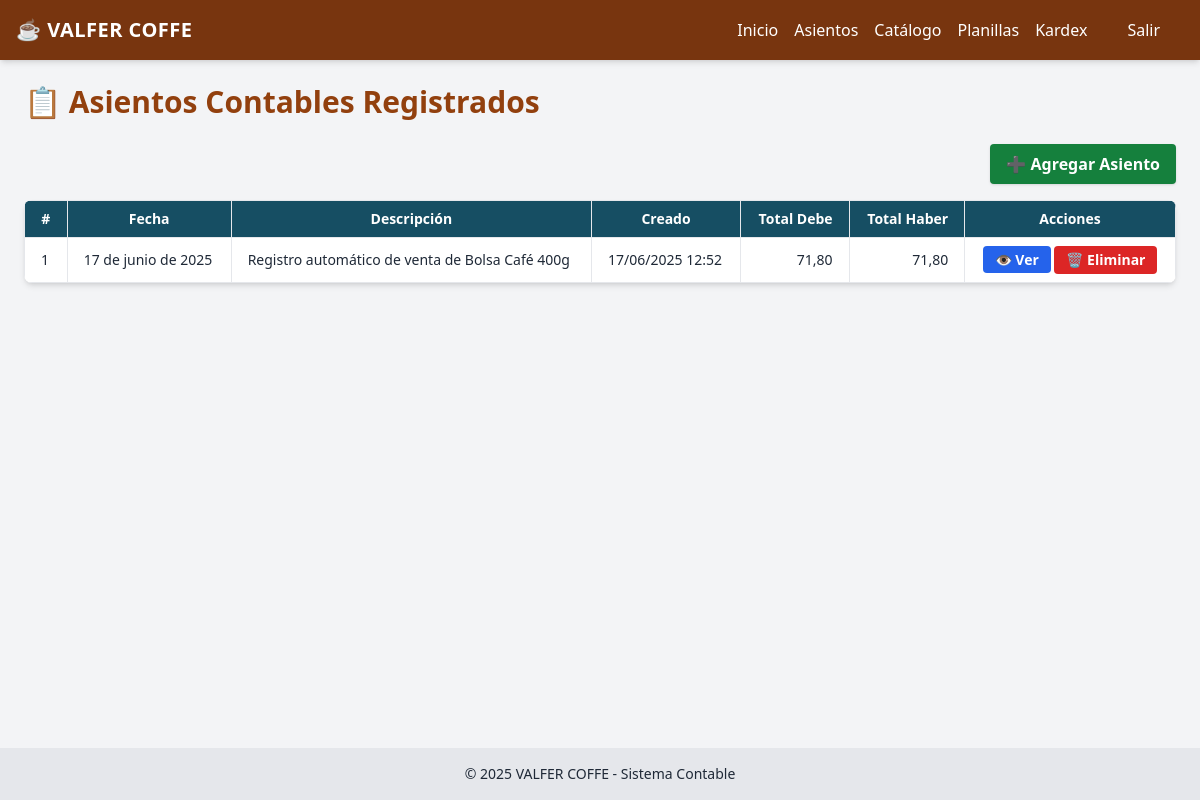
The page /asientos/ on the database as committed earlier.
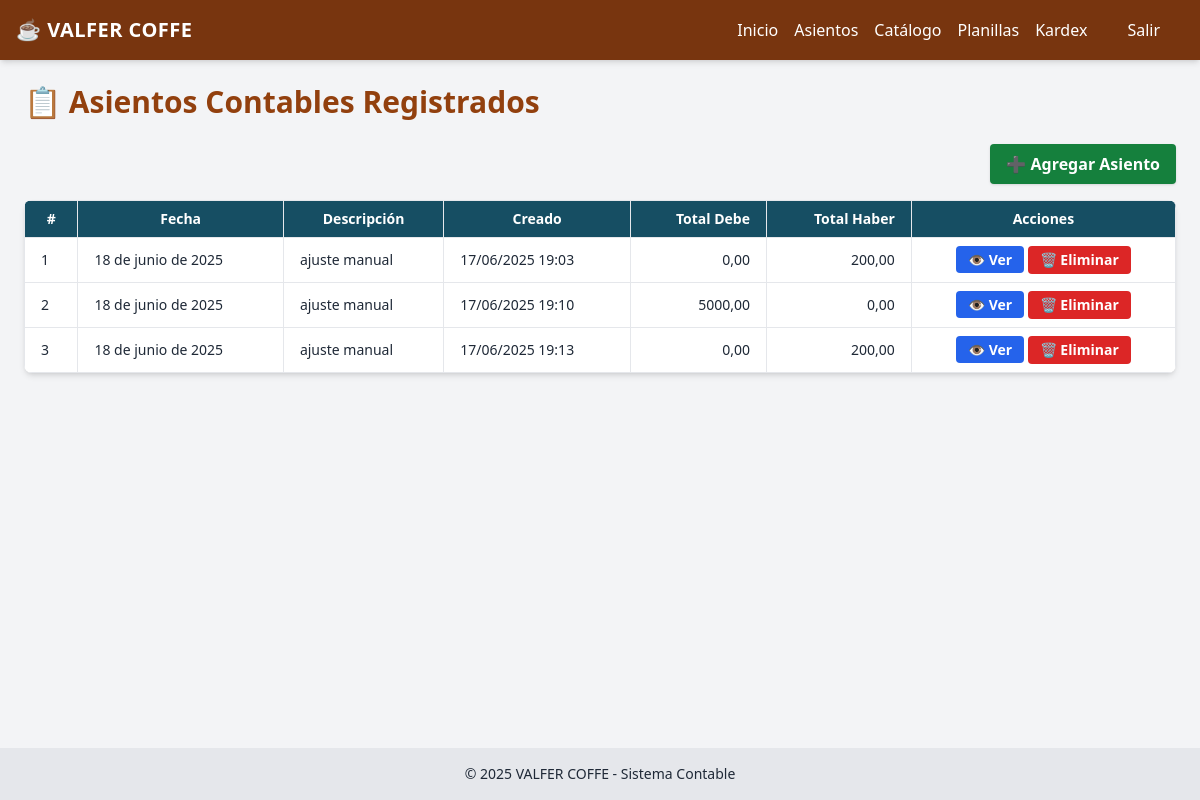
The same page on the database as committed later.
### contabilidad/models.py (models this page shows, shortened)
class AsientoContable(models.Model):
    fecha = models.DateField()
    descripcion = models.TextField()
    creado_en = models.DateTimeField(auto_now_add=True)

### contabilidad/views.py (the view)
# urls.py: path('asientos/', views.listar_asientos, name='listar_asientos'),
def listar_asientos(request):
    asientos = AsientoContable.objects.all().order_by('-fecha')
    data = []
    for asiento in asientos:
        total_debe = asiento.detalleasiento_set.aggregate(total=Sum('debe'))['total'] or 0
        total_haber = asiento.detalleasiento_set.aggregate(total=Sum('haber'))['total'] or 0
        data.append({
            'asiento': asiento,
            'total_debe': total_debe,
            'total_haber': total_haber,
        })
    return render(request, 'contabilidad/listar_asientos.html', {
        'asientos_data': data
    })

### contabilidad/templates/contabilidad/listar_asientos.html (shortened to what this page needs)
{% extends 'contabilidad/base.html' %}
{% block content %}
<div class="max-w-6xl mx-auto">
  <h2 class="text-3xl font-extrabold text-amber-800 mb-6">📋 Asientos Contables Registrados</h2>
  <div class="flex justify-end mb-4">
    <a href="{% url 'crear_asiento_contable' %}" class="bg-green-700 hover:bg-green-800 text-white px-4 py-2 rounded font-semibold shadow inline-flex items-center">
      ➕ Agregar Asiento
    </a>
  </div>
  <div class="bg-white shadow-md rounded-lg overflow-hidden">
    <div class="overflow-x-auto">
      <table class="min-w-full text-sm border-collapse">
        <thead class="bg-cyan-900 text-white">
          <tr>
            <th class="border px-4 py-2">#</th>
            <th class="border px-4 py-2">Fecha</th>
            <th class="border px-4 py-2">Descripción</th>
            <th class="border px-4 py-2">Creado</th>
            <th class="border px-4 py-2 text-right">Total Debe</th>
            <th class="border px-4 py-2 text-right">Total Haber</th>
            <th class="border px-4 py-2 text-center">Acciones</th>
          </tr>
        </thead>
        <tbody>
          {% for item in asientos_data %}
            <tr class="border-t hover:bg-amber-50">
              <td class="border px-4 py-2">{{ forloop.counter }}</td>
              <td class="border px-4 py-2">{{ item.asiento.fecha }}</td>
              <td class="border px-4 py-2">{{ item.asiento.descripcion }}</td>
              <td class="border px-4 py-2">{{ item.asiento.creado_en|date:"d/m/Y H:i" }}</td>
              <td class="border px-4 py-2 text-right">{{ item.total_debe|floatformat:2 }}</td>
              <td class="border px-4 py-2 text-right">{{ item.total_haber|floatformat:2 }}</td>
              <td class="border px-4 py-2 text-center">
                <a href="{% url 'ver_asiento' item.asiento.id %}" class="bg-blue-600 hover:bg-blue-700 text-white py-1 px-3 rounded font-semibold">👁️ Ver</a>
                <button onclick="confirmarEliminacion({{ item.asiento.id }})" class="bg-red-600 hover:bg-red-700 text-white py-1 px-3 rounded font-semibold">🗑️ Eliminar</button>
              </td>
            </tr>
          {% endfor %}
        </tbody>
      </table>
    </div>
  </div>
</div>
<link rel="stylesheet" href="https://cdnjs.cloudflare.com/ajax/libs/animate.css/4.1.1/animate.min.css"/>
{% endblock %}

Rows that differ between the two databases and show on the page:
removed AsientoContable: asiento.fecha "17 de junio de 2025", asiento.descripcion "Registro automático de venta de Bolsa Café 400g", asiento.creado_en "17/06/2025 12:52", total_debe "71,80", total_haber "71,80"
added AsientoContable: asiento.fecha "18 de junio de 2025", asiento.descripcion "ajuste manual", asiento.creado_en "17/06/2025 19:03", total_debe "0,00", total_haber "200,00"
added AsientoContable: asiento.fecha "18 de junio de 2025", asiento.descripcion "ajuste manual", asiento.creado_en "17/06/2025 19:10", total_debe "5000,00", total_haber "0,00"
added AsientoContable: asiento.fecha "18 de junio de 2025", asiento.descripcion "ajuste manual", asiento.creado_en "17/06/2025 19:13", total_debe "0,00", total_haber "200,00"
